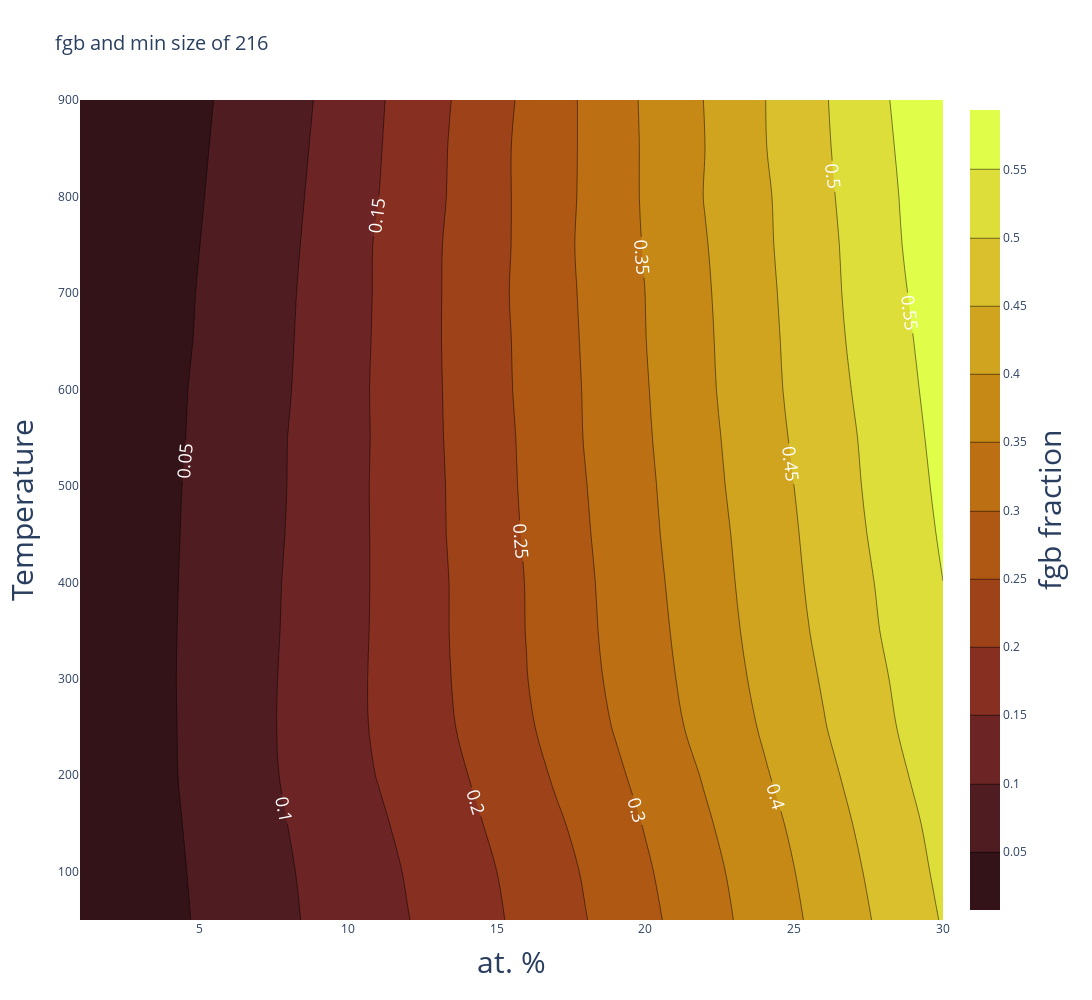

The notebook cell saved with this chart:
### Code cell
fig = go.FigureWidget(data =
    go.Contour(
        z=chunks(fgb_list,30),
        y=np.array(range (50,950,50)),
        x=np.array(range (1,31)),
        colorscale="solar",
         colorbar=dict(
             title='fgb fraction',
             title_font_size=30,
            titleside='right',
            )
        
        ,contours=dict(
#             start=0,
#             end=70,
#             size=2.5,
            showlabels = True, # show labels on contours
            labelfont = dict( # label font properties
                size = 18,
                color = 'white',
            )),
#         contours_coloring='heatmap'
    ))
fig.update_layout(title_text='fgb and min size of 216',
                 xaxis_title='at. %',
                 yaxis_title='Temperature',
                 title=dict(font_size=20))
fig.update_xaxes(title=dict(font_size=30))
fig.update_yaxes(title=dict(font_size=30)) 
fig.update_layout(
    autosize=False,
    width=1200,
    height=1000,
#     margin=dict(
#         l=50,
#         r=50,
#         b=100,
#         t=100,
#         pad=4
#     ),
#     paper_bgcolor="LightSteelBlue",
)

fig.show()

### Figure 1 — Plotly figure (JSON) as saved in the notebook; plotly's stock layout.template omitted (floating-point values rounded to 4 significant figures; data arrays with more than 128 entries replaced by an {"elided": "..."} marker saying what was removed)
{"data": [{"autocontour": true, "colorbar": {"title": {"font": {"size": 30}, "side": "right", "text": "fgb fraction"}}, "colorscale": [[0, "rgb(51, 19, 23)"], [0.09091, "rgb(79, 28, 33)"], [0.1818, "rgb(108, 36, 36)"], [0.2727, "rgb(135, 47, 32)"], [0.3636, "rgb(157, 66, 25)"], [0.4545, "rgb(174, 88, 20)"], [0.5455, "rgb(188, 111, 19)"], [0.6364, "rgb(199, 137, 22)"], [0.7273, "rgb(209, 164, 32)"], [0.8182, "rgb(217, 192, 44)"], [0.9091, "rgb(222, 222, 59)"], [1, "rgb(224, 253, 74)"]], "contours": {"end": 0.55, "labelfont": {"color": "white", "size": 18}, "showlabels": true, "size": 0.05, "start": 0.05}, "type": "contour", "uid": "5df5bd3a-6d80-44ba-8eeb-81135da0f16b", "x": [1, 2, 3, 4, 5, 6, 7, 8, 9, 10, 11, 12, 13, 14, 15, 16, 17, 18, 19, 20, 21, 22, 23, 24, 25, 26, 27, 28, 29, 30], "y": [50, 100, 150, 200, 250, 300, 350, 400, 450, 500, 550, 600, 650, 700, 750, 800, 850, 900], "z": {"elided": "18x30 float values"}}], "layout": {"autosize": false, "height": 1000, "title": {"font": {"size": 20}, "text": "fgb and min size of 216"}, "width": 1200, "xaxis": {"autorange": true, "range": [1, 30], "title": {"font": {"size": 30}, "text": "at. %"}, "type": "linear"}, "yaxis": {"autorange": true, "range": [50, 900], "title": {"font": {"size": 30}, "text": "Temperature"}, "type": "linear"}}}
